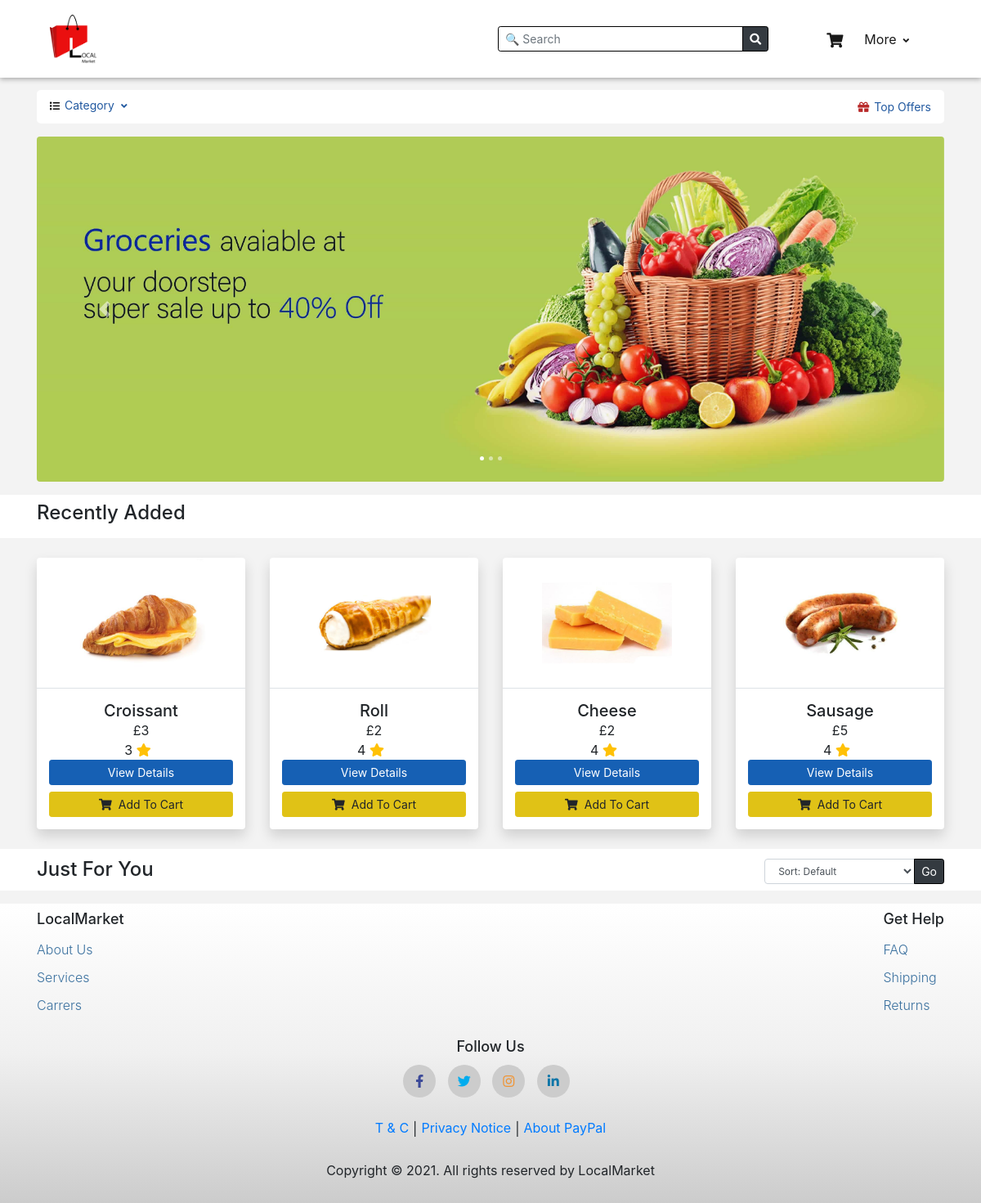
The page / on the database its author committed.
### tables this page shows
CREATE TABLE `product` (
  `Product_ID` int(2) NOT NULL,
  `Product_name` varchar(50) NOT NULL,
  `Product_Description` varchar(255) NOT NULL,
  `Rating` int(3) DEFAULT NULL,
  `Product_image` varchar(20) NOT NULL,
  `Product_price` float NOT NULL,
  `Product_quantity` int(2) NOT NULL,
  `Rated_by` int(5) DEFAULT NULL,
  `shop` int(100) NOT NULL,
  `trader_id` int(10) NOT NULL
);

### index.php (the view, shortened to what this page needs)
<!DOCTYPE html>
<html lang="en">
<head>
    <link href="https://cdnjs.cloudflare.com/ajax/libs/font-awesome/5.15.3/css/all.min.css"
 rel="stylesheet" />
    <link rel="stylesheet" href="https://stackpath.bootstrapcdn.com/bootstrap/4.1.3/css/bootstrap.min.css"
>
    <link rel="stylesheet" href="style/style.css">
</head>
<body>
    <div id="navbar">
        <?php include "navbar.php" ;
?></div>
    <div class="container">
        <?php include "category.php" ?>
    </div>
    <div class="container mt-3">
        <div class="row">
            <div class="col-md-12">
                <div id="carouselExampleIndicators" class="carousel slide" data-ride="carousel">
                    <ol class="carousel-indicators">
                        <li data-target="#carouselExampleIndicators" data-slide-to="0" class="active"></li>
                        <li data-target="#carouselExampleIndicators" data-slide-to="1"></li>
                        <li data-target="#carouselExampleIndicators" data-slide-to="2"></li>
                    </ol>
                    <div class="carousel-inner rounded">
                        <div class="carousel-item active">
                            <img class="d-block w-100" src="images/banner3.jpg" alt="First slide">
                        </div>
                    </div>
                    <a class="carousel-control-prev" href="#carouselExampleIndicators" role="button" data-slide="prev">
                        <span class="carousel-control-prev-icon" aria-hidden="true"></span>
                    </a>
                    <a class="carousel-control-next" href="#carouselExampleIndicators" role="button" data-slide="next">
                        <span class="carousel-control-next-icon" aria-hidden="true"></span>
                    </a>
                </div>
            </div>
        </div>
    </div>
    <div class="item-header my-md-3 mt-2 bg-white">
        <div class="container d-sm-flex">
            <h4 class="py-2 text-center">Recently Added</h4>
        </div>
    </div>
    <main class="all-items">
        <div class="container">
            <div class="row justify-content-center justify-content-md-start">
                <?php
			            $sql = "SELECT * FROM product order by Product_ID desc limit 4";
			            $result = mysqli_query($conn,$sql);
			            if(mysqli_num_rows($result) > 0){
				            while($row = mysqli_fetch_assoc($result)){
                                $pid= $row['Product_ID'];
                                $sql_discount = "SELECT offer_amount FROM product_offer WHERE product_id =$pid ";
                                $discount_result = mysqli_query($conn,$sql_discount);
                                $product_offer_amount = mysqli_fetch_assoc($discount_result);
                                ?>
                <div class="col-md-4 col-lg-3 col-sm-6 col-11 my-2">
                    <div class="card shadow">
                        <img class="card-img-top img-fluid border-bottom"
                            src="images/<?php echo $row['Product_image']; ?>" alt="">
                        <div class="card-body">
                            <h5 class="product-name card-title text-center"><?php echo $row['Product_name']; ?>
                            </h5>
                            <p class="text-center">
                                <?php echo '£'.  $row['Product_price']-$product_offer_amount['offer_amount']; ?>
                            </p>
                            <p class="mr-2 text-center"><?php echo $row['Rating']; ?>
                                <i class="fas fa-star fa-md text-warning"></i>
                            </p>
                            <a href="products.php?pid=<?php echo $row['Product_ID']; ?>"
                                class="btn btn-primary btn-sm w-100 mb-2">View Details</a>
                            <a href="" class="add-to-cart btn btn-warning w-100 btn-sm"
                                data-id="<?php echo $row['Product_ID']; ?>"><i class="fas fa-shopping-cart pr-2">
                                </i>Add To Cart</a>
                        </div>
                    </div>
                </div>
                <?php }
                    }?>
            </div>
        </div>
    </main>
    <div class="item-header my-md-3 mt-2 bg-white">
        <div class="container ">
            <div class="py-2 d-sm-flex justify-content-between my-auto">
                <h4 class="my-auto text-center">Just For You</h4>
                <div class="nav-item dropdown sort-product" id="">
                    <form action="sorting.php" method="GET">
                        <div class="input-group">
                            <select class="sort-select form-control custom-select-sm mt-sm-1 mt-2" name="sort"
                                id="inputGroupSelect04">
                                <option value="0">
                                    Sort: Default</option>
                            </select>
                            <div class="input-group-append">
                                <button type="submit" class="btn btn-dark btn-sm btn-height"
                                    name="submit-sort">Go</button>
                            </div>
                        </div>
                    </form>
                </div>
            </div>
        </div>
    </div>
    <div class="footer-bg pt-2">
        <div class="container">
            <?php include "footer.php" ?>
        </div>
    </div>
</body>
</html>

### navbar.php (shortened to what this page needs)
<!DOCTYPE html>
<html lang="en">
<head>
    <link rel="stylesheet" href="https://stackpath.bootstrapcdn.com/bootstrap/4.1.3/css/bootstrap.min.css"
>
    <link href="https://cdnjs.cloudflare.com/ajax/libs/font-awesome/5.15.3/css/all.min.css"
 rel="stylesheet" />
    <link rel="stylesheet" href="style/style.css">
</head>
<body>
    <div id="bg-light">
        <div class="container">
            <nav class="navbar navbar-expand-md navbar-light">
                <a class="navbar-brand mr-md-2 mr-lg-2 mr-0" href="index.php"><img src="images/logo.png" alt=""></a>
                <div class="collapse navbar-collapse" id="openSearchbar">
                </div>
                <div class="collapse navbar-collapse" id="openNavbar">
                    <form action="search.php" method="get" class="form-inline ml-auto mr-5 d-none d-md-flex my-4">
                        <div class="input-group input-group-sm">
                            <input type="text" class="form-control" name="search-product" id="increase-width"
                                placeholder="🔍 Search">
                            <div class="input-group-append">
                                <button type="submit" class="btn btn-dark" name="submit-search"> <i
                                        class="text-white fas fa-search"></i></button>
                            </div>
                        </div>
                    </form>
                    <ul class="navbar-nav">
                        <li class="nav-item">
                            <a class="nav-link active text-center cart-item-basket mb-md-0 mb-2" href="cart.php"><i
                                    class="fas fa-shopping-cart basket"></i>
                            </a>
                        </li>
                        <li class="nav-item dropdown">
                            <a class="nav-link active text-center" href="#" id="navbarDropdown" role="button"
                                data-toggle="dropdown">
                                More<i class="fas fa-angle-down mr-1"></i>
                            </a>
                        </li>
                    </ul>
                </div>
            </nav>
        </div>
    </div>
</body>
</html>

### category.php (shortened to what this page needs)
<!DOCTYPE html>
<html lang="en">
<head>
    <link rel="stylesheet" type="text/css"
        href="https://cdnjs.cloudflare.com/ajax/libs/font-awesome/5.15.1/css/all.min.css" />
    <link rel="stylesheet" href="style/style.css">
</head>
<body>
    <section class="category-offers">
        <div class="d-flex justify-content-between mt-1">
            <div class="menu-dropdown">
                <ul>
                    <li class="category-list"><i class="fas fa-list"></i> Category<i class="fas fa-angle-down"></i>
                    </li>
                </ul>
            </div>
            <div class="top-offers">
                <ul>
                    <li><a href=""><i class="fas fa-gift"></i>
                            Top Offers</a></li>
                </ul>
            </div>
        </div>
    </section>
</body>
</html>

### footer.php (shortened to what this page needs)
<!DOCTYPE html>
<html lang="en">
<head>
    <link rel="stylesheet" type="text/css"
        href="https://cdnjs.cloudflare.com/ajax/libs/font-awesome/5.15.1/css/all.min.css" />
    <link rel="stylesheet" href="style/footer.css" />
</head>
<body>
    <footer class="footer">
        <div class="footer_local">
            <div class="dis-flex">
                <div class="footer-col">
                    <h4>LocalMarket</h4>
                    <ul>
                        <li><a href="#">about us</a></li>
                        <li><a href="#">services</a></li>
                        <li><a href="#">carrers</a></li>
                    </ul>
                </div>
                <div class="footer-col">
                    <h4>get help</h4>
                    <ul>
                        <li><a href="#">FAQ</a></li>
                        <li><a href="#">shipping</a></li>
                        <li><a href="#">returns</a></li>
                    </ul>
                </div>
            </div>
        </div>
        <div class="follow-us">
            <h4>follow us</h4>
            <div class="follow">
                <div class="social-links">
                    <a href="#"><i class="fab fa-facebook-f"></i></a>
                    <a href="#"><i class="fab fa-twitter"></i></a>
                    <a href="#"><i class="fab fa-instagram"></i></a>
                    <a href="#"><i class="fab fa-linkedin-in"></i></a>
                </div>
            </div>
        </div>
        <div class="footer-3">
            <ul>
                <li>
                    <a href="#">T & C</a>
                </li>
                <li><a href="#">Privacy Notice</a></li>
                <li><a href="#">About PayPal</a></li>
            </ul>
        </div>
        <div class="main-footer">
            <p>Copyright &copy; 2021. All rights reserved by LocalMarket</p>
        </div>
    </footer>
</body>
</html>

### style/style.css (style rules this page uses)
body { background: #f3f3f3; }
html { scroll-behavior: smooth; }
.all-items .card { border: none; transition: all 0.2s ease; }
.all-items .card-body { padding: 15px; }
.all-items .card-body .card-title, .all-items .card-body p { margin-bottom: 0; padding-bottom: 0; }
.card-img-top { height: 160px; object-fit: contain; }
.product-name { text-transform: capitalize; }
.btn-height { height: 31px !important; margin-top: 4px !important; }
#bg-light { background: #fff !important; -moz-box-shadow: 0 2px 6px #aaaaaa; -webkit-box-shadow: 0 2px 6px #aaaaaa; box-shadow: 0 2px 6px #aaaaaa; }
.navbar-brand img { height: 60px; }
#increase-width { width: 400px !important; }
form input[type="text"] { border: 1px solid black !important; }
form button { border: 1px solid black !important; }
.navbar-nav li a { margin: 0 15px; }
.basket { font-size: 18px; margin-top: 4px; position: absolute; z-index: 999999; }
@media (max-width: 1220px) { #increase-width { width: 300px !important; } }
.carousel-indicators li { height: 5px !important; border-radius: 10px !important; width: 5px !important; }
.category-offers { background: #fff; padding: 0 12px; margin: 15px 0; height: auto; border-radius: 5px; overflow-y: auto; padding-bottom: 5px; }
.category-list { cursor: pointer; }
.menu-dropdown ul, .top-offers ul { list-style-type: none; padding: 4px; margin: 0; }
.menu-dropdown a, .category-list, .top-offers a { font-size: 14px; color: #2259a0; text-decoration: none; }
.menu-dropdown ul li { position: relative; }
.fa-list { padding-right: 2px; color: #000; font-size: 12px; }
.fa-angle-down { padding-left: 8px; font-size: 12px; }
.fa-gift { color: #b82828; font-size: 14px; margin-right: 2px; }
.btn, input, select { box-shadow: none !important; }
.btn-primary { background-color: #1660b4; border-color: #1660b4; }
.btn-warning { background-color: rgb(224, 194, 22); border-color: rgb(224, 194, 22); }

### style/footer.css (style rules this page uses)
.footer-bg { background: linear-gradient(#fff, #f0f0f0, #ccc); }
.dis-flex { display: flex; justify-content: space-between; }
.footer ul { list-style: none; padding-left: 0; }
.footer-col h4 { font-size: 18px; text-transform: capitalize; margin-bottom: 14px; font-weight: 500; }
.footer-col ul li:not(:last-child) { margin-bottom: 10px; }
.footer-col ul li a { font-size: 16px; text-transform: capitalize; text-decoration: none; font-weight: 300; color: #3b719f; display: block; transition: all 0.3s ease; }
.follow { display: flex; justify-content: center; }
.follow-us h4 { margin: 12px 0; font-size: 18px; text-transform: capitalize; font-weight: 500; display: flex; justify-content: center; }
.follow .social-links a { display: inline-block; height: 40px; width: 40px; background-color: #ccc; margin: 0 10px 10px 0; text-align: center; line-height: 40px; border-radius: 50%; color: #ffffff; }
.fa-facebook-f { color: #3b4998; }
.fa-instagram { color: #f09433; }
.fa-twitter { color: #00acee; }
.fa-linkedin-in { color: #0e76a8; }
.footer-3 { margin-top: 15px; }
.footer-3 ul { list-style: none; text-align: center; }
.footer-3 li { display: inline-block; }
.footer-3 li + li:before { content: "|\00a0"; padding: 0.5px; }
.footer-3 a { text-decoration: none; }
.main-footer { padding: 12px 0; text-align: center; }

### rows shown on the page
product: Product_image (picture), Product_name "Croissant", $row['Product_price']-$product_offer_amount['offer_amount'] "3", Rating "3"
product: Product_image (picture), Product_name "Roll", $row['Product_price']-$product_offer_amount['offer_amount'] "2", Rating "4"
product: Product_image (picture), Product_name "Cheese", $row['Product_price']-$product_offer_amount['offer_amount'] "2", Rating "4"
product: Product_image (picture), Product_name "Sausage", $row['Product_price']-$product_offer_amount['offer_amount'] "5", Rating "4"
